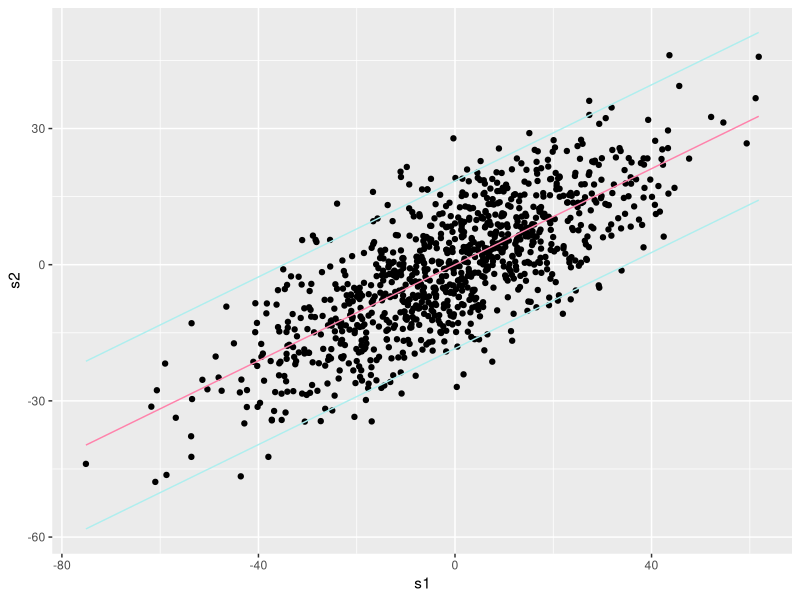
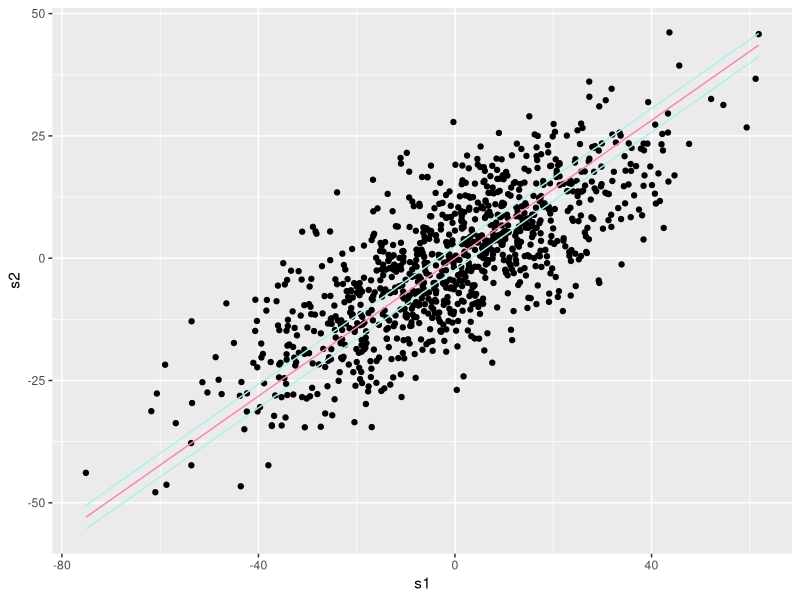
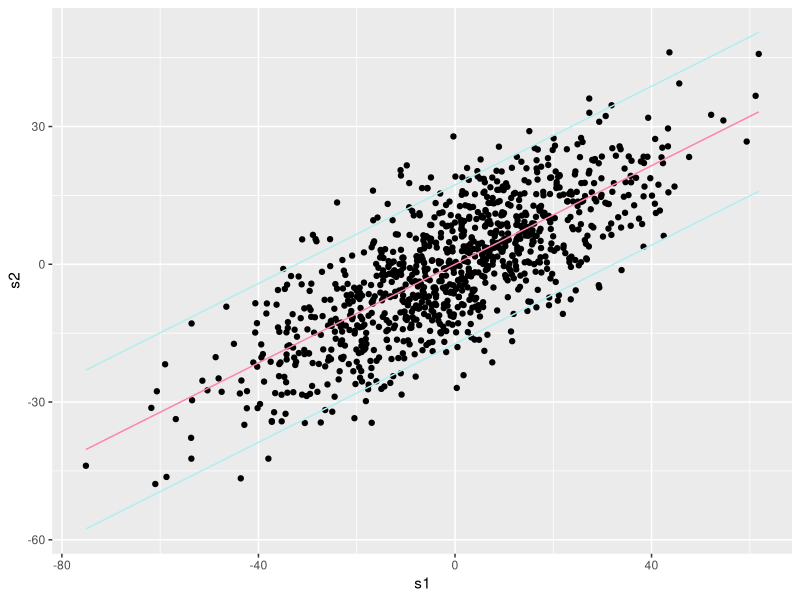
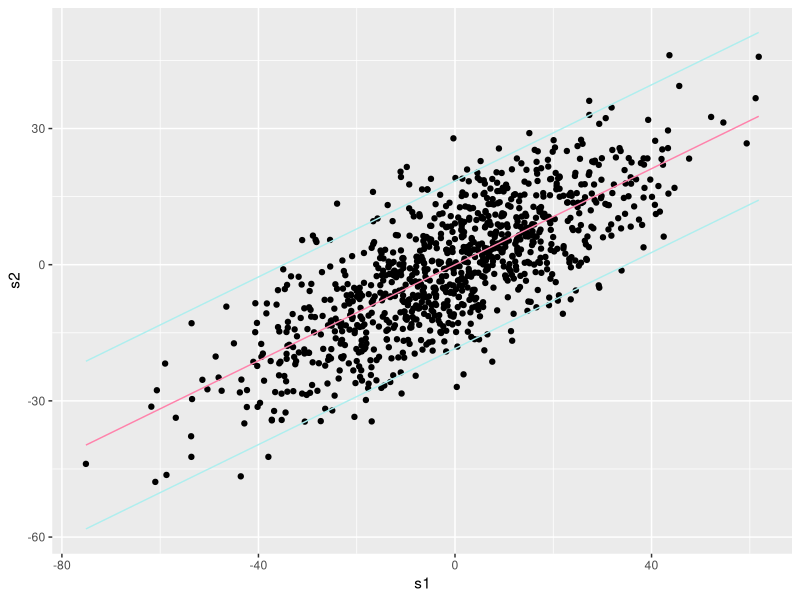
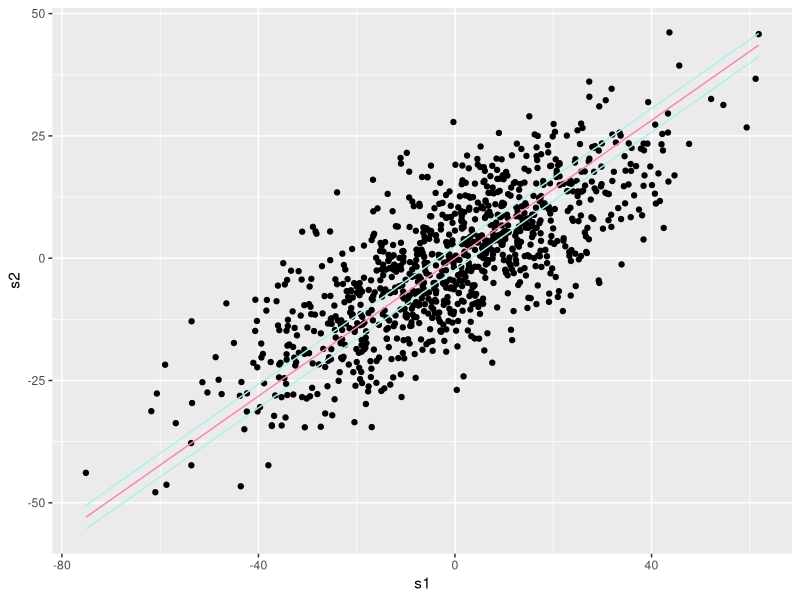
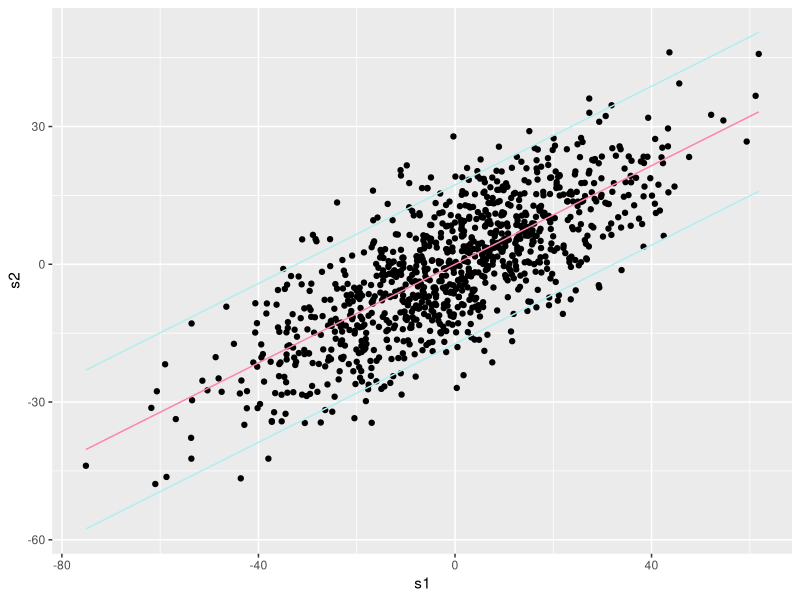

Source code (R) for these figures, in order:
#libraries
#install.packages("mvtnorm")
library(mvtnorm)
library(tidyverse)
library(MASS)
library(ggplot2)
library(dplyr)
library(plyr)
library(reshape2)


#simulating data 
var_g<-4*.75
var_c1<-4*.25
var_c2<-4*.25
sigma<-sqrt(var_g)
sigma_c1<-sqrt(var_c1) #first study
sigma_c2<-sqrt(var_c2) #second study 
M<-1000#number of snps
#pValue<-0.05/M
#pValue<-(1*10^(-4))
ZScore<- qnorm(0.05/M,lower.tail =FALSE)
#ZScore<-5.2
sampleSizeS1<-100
sampleSizeS2<-50

#generating lambda
lambda <- rnorm(n=M, mean=0, sd=sigma)
#generating C1
delta1 <- rnorm(n=M, mean=0, sd=sigma_c1)
#simulating C2
delta2 <- rnorm(n=M, mean=0, sd=sigma_c2)

#generating two test statistics with different confounders
data1<-matrix(nrow=M, ncol=5)

for(i in 1:M){
  data1[i,1]<-lambda[i]
  data1[i,2]<-delta1[i]
  data1[i,3]<-delta2[i]
  data1[i,4]<-rnorm(n=1, mean=(lambda[i]+delta1[i])*sqrt(sampleSizeS1), sd=1) #s1
  data1[i,5]<-rnorm(n=1, mean=(lambda[i]+delta2[i])*sqrt(sampleSizeS2), sd=1) #s2
}

data1=as.data.frame(data1)
colnames(data1)=c("lambda", "delta1", "delta2", "s1", "s2")
#results.data<-filter(data1, s1>ZScore)

data1$s1_2<-(data1$s1)/sqrt(sampleSizeS1)
data1$s2_2<-(data1$s2)/sqrt(sampleSizeS2)
s1_sig<-data1 %>% filter(s1_2>ZScore | s1_2<(-ZScore))


calculate_upperCI<-function(s1,sampleS1, sampleS2, c1, c2){
  sd_S1<-sqrt(sampleS1*sigma^2+1+c1*sampleS1)
  sd_S2<-sqrt(sampleS2*sigma^2+1+c2*sampleS2)
  mean<-(sqrt(sampleS1)*sqrt(sampleS2)*sigma^2*s1)/(sd_S1^2)
  var2<-sd_S2^2-((sampleS1*sampleS2*sigma^4)/(sd_S1^2))
  error <- qnorm(0.975)*sqrt(var2)
  mean+error
}

calculate_lowerCI<-function(s1,sampleS1, sampleS2, c1, c2){
  sd_S1<-sqrt(sampleS1*sigma^2+1+c1*sampleS1)
  sd_S2<-sqrt(sampleS2*sigma^2+1+c2*sampleS2)
  mean<-(sqrt(sampleS1)*sqrt(sampleS2)*sigma^2*s1)/(sd_S1^2)
  var2<-sd_S2^2-((sampleS1*sampleS2*sigma^4)/(sd_S1^2))
  error <- qnorm(0.975)*sqrt(var2)
  return(mean-error)
}

calculate_mean<-function(s1,sampleS1,sampleS2, c1, c2){
  sd_S1<-sqrt(sampleS1*sigma^2+1+c1*sampleS1)
  sd_S2<-sqrt(sampleS2*sigma^2+1+c2*sampleS2)
  mean<-(sqrt(sampleS1)*sqrt(sampleS2)*sigma^2*s1)/(sd_S1^2)
}


pred_obs<-ggplot(data = data1, mapping = aes(x = s1, y = s2)) +
  geom_point()+
  stat_function(fun=calculate_lowerCI,args=list(sampleS1<-sampleSizeS1, sampleS2<-sampleSizeS2, c1=var_c1, c2=var_c2), color="paleturquoise2")+
  stat_function(fun=calculate_upperCI,args=list(sampleS1<-sampleSizeS1, sampleS2<-sampleSizeS2, c1=var_c1, c2=var_c2), color="paleturquoise2")+
  stat_function(fun=calculate_mean, args=list(sampleS1<-sampleSizeS1, sampleS2<-sampleSizeS2, c1=var_c1, c2=var_c2), color="palevioletred1")
pred_obs

ggsave(filename ="sim_confInterval_confouding.jpg")

pred_obs<-ggplot(data = data1, mapping = aes(x = s1, y = s2)) +
  geom_point()+
  stat_function(fun=calculate_lowerCI,args=list(sampleS1<-sampleSizeS1, sampleS2<-sampleSizeS2, c1=0, c2=0), color="paleturquoise2")+
  stat_function(fun=calculate_upperCI,args=list(sampleS1<-sampleSizeS1, sampleS2<-sampleSizeS2, c1=0, c2=0), color="paleturquoise2")+
  stat_function(fun=calculate_mean, args=list(sampleS1<-sampleSizeS1, sampleS2<-sampleSizeS2, c1=0, c2=0), color="palevioletred1")
pred_obs

ggsave(filename ="sim_confInterval_withoutconfouding.jpg")



#estimating confouding and heriability from data 
#s1 variance
N_1<-sampleSizeS1
N_2<-sampleSizeS2
num_s1<-sum(data1$s1_2>ZScore|data1$s1_2<(-ZScore))


MLE<-function(var){
  estimate<-choose(M,num_s1)
  for(i in s1_sig$s1){
    estimate<-estimate*dnorm(i, mean=0, sd=sqrt(var))
  }
  estimate<-estimate*(pnorm(ZScore*sqrt(sampleSizeS1), mean=0, sd=sqrt(var))-pnorm((-ZScore)*sqrt(sampleSizeS1), mean=0, sd=sqrt(var)))^(M-num_s1)
}
max<-0
maxVar<-0

for(i in seq(from=0.1, to=10*sampleSizeS1, by=.1)){
  temp<-MLE(i)
  #print(temp)
  if (temp>max) {
    max<-temp
    maxVar<-i
  }
}


#first method to estimate var_g
expected_mean_ratio<-function(sigma_g_2){
  sqrt(N_1*N_2)*sigma_g_2/maxVar
}
sigma_g_estimator <- 0
min_rms <- 10000
var_g_est2 <- 0
for (i in 1:10000){
  ratio<-expected_mean_ratio(sigma_g_estimator)
  expected_s2 <- s1_sig$s1*ratio
  cur_rms <- sqrt(sum((expected_s2-s1_sig$s2)^2))
  if (cur_rms < min_rms){
    min_rms<- cur_rms
    var_g_est2 <- sigma_g_estimator
  }
  sigma_g_estimator <- sigma_g_estimator+0.01
}

#another var_g estimator
var_g_1 <- mean(s1_sig$s2/s1_sig$s1)*maxVar/sqrt(sampleSizeS1*sampleSizeS2)

#est c1
c1_est2<-(maxVar-1-var_g_1*(N_1))/(N_1)

#estimating sigmac2
MLE_joint_probability<-function(var_g, var_c1, var_c2){
  cov_matrix=matrix(data=NA, nrow=2, ncol=2)
  cov_matrix[1,1]=N_1*var_g+N_1*var_c1+1
  cov_matrix[1,2]=sqrt(N_1*N_2)*var_g
  cov_matrix[2,1]=sqrt(N_1*N_2)*var_g
  cov_matrix[2,2]=N_2*var_g+N_2*var_c2+1
  
  mean_matrix=matrix(data=NA, nrow=2, ncol=1)
  mean_matrix[1,1]=0
  mean_matrix[2,1]=0
  
  estimate<-choose(M,num_s1)
  
  vector<-(s1_sig[,c(4,5)])
  prob<-dmvnorm(x=vector, mean = mean_matrix, sigma = cov_matrix, log = FALSE)
  
  for(i in prob){
    estimate<-estimate*i
  }
  return(estimate)
}

max<-0
c2_est<-0
for(i in seq(from=0,to=10, by=0.001)){
  temp<-MLE_joint_probability(var_g_1, c1_est2, i)
  if(temp>max){
    max<-temp
    c2_est<-i
  }
}

pred_obs<-ggplot(data = data1, mapping = aes(x = s1, y = s2)) +
  geom_point()+
  stat_function(fun=calculate_lowerCI,args=list(sampleS1<-sampleSizeS1, sampleS2<-sampleSizeS2, c1=c1_est2, c2=c2_est), color="paleturquoise2")+
  stat_function(fun=calculate_upperCI,args=list(sampleS1<-sampleSizeS1, sampleS2<-sampleSizeS2, c1=c1_est2, c2=c2_est), color="paleturquoise2")+
  stat_function(fun=calculate_mean, args=list(sampleS1<-sampleSizeS1, sampleS2<-sampleSizeS2, c1=c1_est2, c2=c2_est), color="palevioletred1")
pred_obs

ggsave(filename ="sim_confInterval_confoudingEST.jpg")


#calculating s2 given s1
calculate_pcondtional<-function(s1, var_g, var_c1, var_c2){
  mean<-(sqrt(N_1*N_2)*var_g*s1)/(1+N_1*var_g+N_1*var_c1)
  #var<-(1-(sigma_g^4)/((1+sigma_g^2+sigma_c1^2)*(1+sigma_g^2+sigma_c2^2)))*(1+sigma_g^2+sigma_c2^2)
  var<-(N_2*var_g)+(N_2*var_c2)+1-((N_1*N_2*var_g^2)/(N_1*var_g+N_1*var_c1+1))
  p<- (1-pnorm(5.2, mean, sqrt(var)))+pnorm(-5.2, mean, sqrt(var))
  return(p)
}

#rep rate 
#s1_sig<-nrow(filter(data, s1>5.2|s1<(-5.2)))
ZScore_2<-qnorm(0.05,lower.tail =FALSE)
s1_s2_sig<-s1_sig %>% filter(s2_2>ZScore_2 | s2_2<(-ZScore_2))
repRate=nrow(s1_s2_sig)/M

#theoretical reprate
theo_rep <- sum(calculate_pcondtional(s1_sig$s1, var_g_1, c1_est2, c2_est))/M

#rep rate = 0.0506
#tho=0.05
#c1 est 1.219
#c2 est 1.078
#trait var est 2.89



